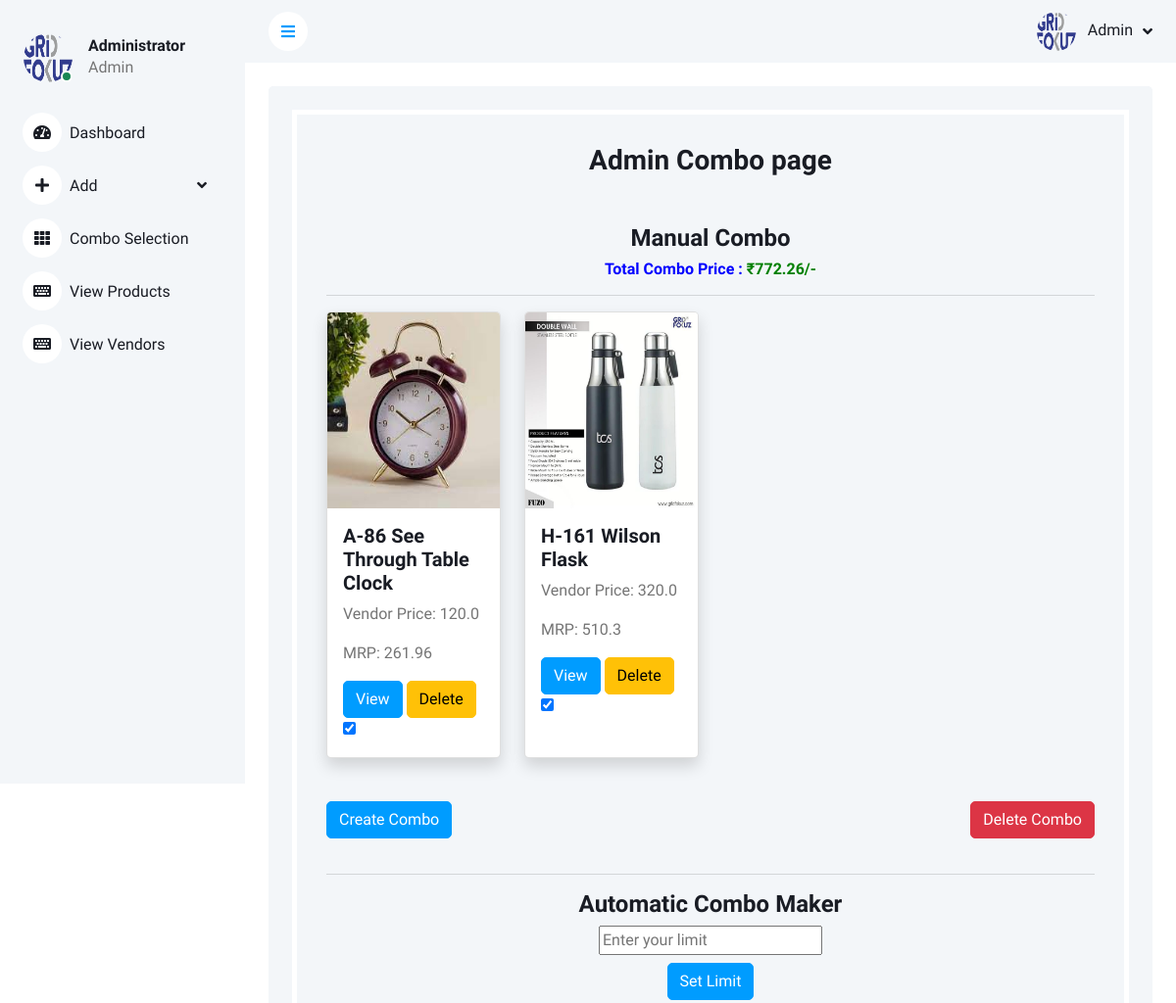
/Combo (signed in, upper part), run on an earlier commit of the app's database.
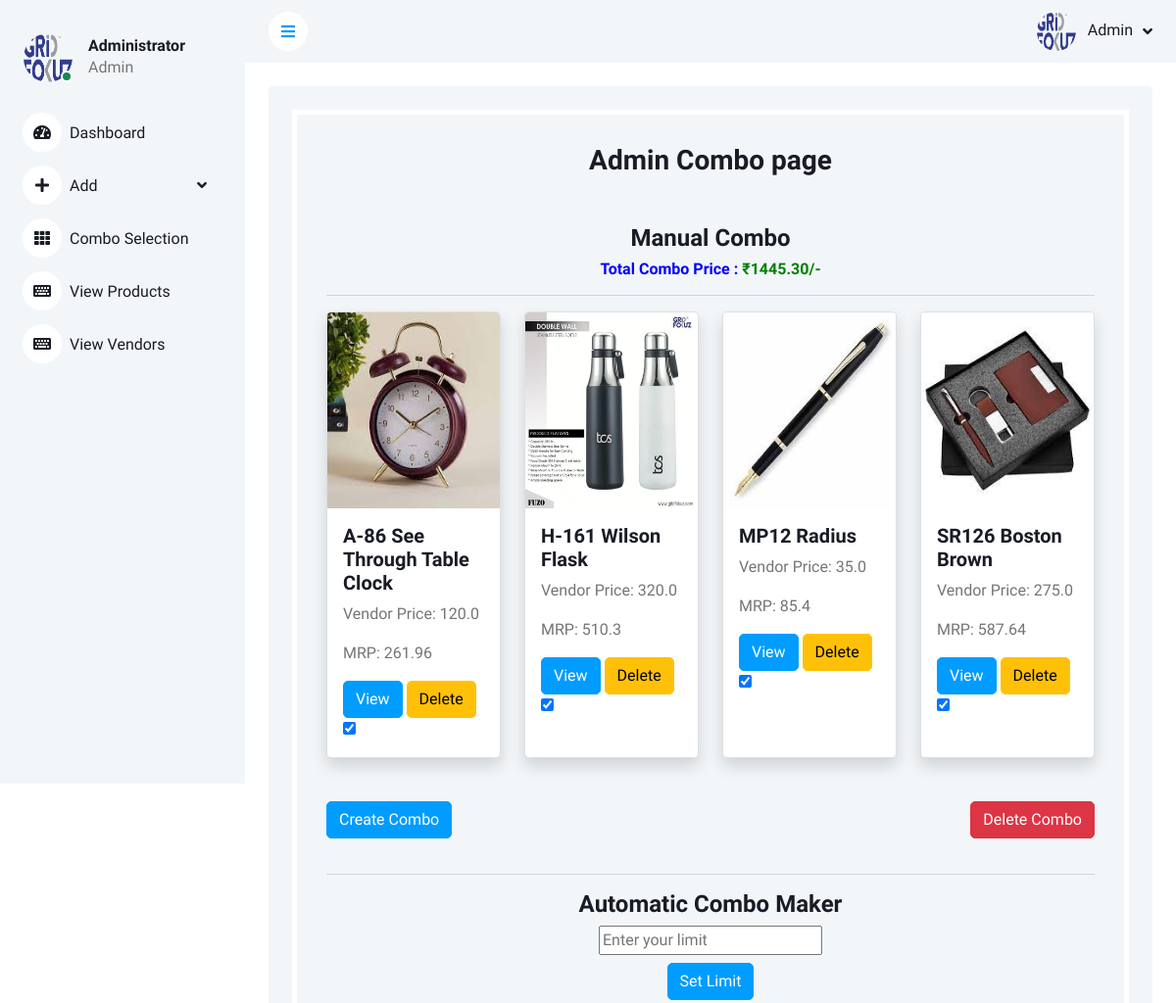
And on a later commit of the database.
### gridfokuzapp/models.py (models this page shows, shortened)
class ManualComboTemp(models.Model):
    product = models.ForeignKey(AddProducts, on_delete=models.CASCADE, null=True)
    usr = models.ForeignKey(User, on_delete=models.CASCADE,null=True,blank=True)

class AddProducts(models.Model):
    SKU = models.CharField(max_length=10, null=True)
    Vendor = models.ForeignKey(AddVendors ,on_delete=models.SET_NULL, null=True)
    Category = models.CharField(max_length=50, null=True)
    Sub_category = models.CharField(max_length=50, null=True)
    Product_Name = models.CharField(max_length=50, null=True)
    MRP = models.IntegerField(null=True)
    Vendor_Price = models.FloatField(null=True)
    Total_GF_price = models.FloatField(null=True)
    final_price = models.FloatField(null=True)
    product_image = models.ImageField(upload_to="product_images", null=True)
    discription = models.CharField(max_length=250, null=True)
    temp_discription = models.CharField(max_length=250, null=True)
    branding_category = models.CharField(max_length=50, null=True)
    profit_percentage = models.FloatField(default=0,null=True)
    branding_cost = models.FloatField(default=0, null=True)
    transportation_cost = models.FloatField(default=0, null=True)
    tax = models.FloatField(null=True)
    profit_type = models.CharField(max_length=30, null=True)

### gridfokuzapp/views.py (the view)
# urls.py: path("Combo", views.Combo, name="Combo"),
def Combo(request):
    is_admin = False
    user_groups = request.user.groups.values_list('name', flat=True)
    admin = list(user_groups)
    if admin[0] == "Admin":
        is_admin = True
    name = request.user
    product = AddProducts.objects.all()
    vendors = AddVendors.objects.all()
    price = [p.Total_GF_price for p in product]
    limit = max(price)
    combo_product = ManualComboTemp.objects.filter(usr=request.user)
    product_price = []
    for i in combo_product:
        combo_prod = AddProducts.objects.get(id=i.product.id)
        product_price.append(combo_prod.Total_GF_price)
    combo_price = sum(product_price)
    return render(request, "GridAdmin/ComboSection.html",{"name":name,
                                                "product":product,
                                                "vendors":vendors,
                                                "limit":limit,
                                                "combo_product":combo_product,
                                                "combo_price":combo_price,
                                                "is_admin":is_admin})

### templates/GridAdmin/ComboSection.html (shortened to what this page needs)
<!DOCTYPE html>
{% load static %}
<html lang="en">
<head>
    <link href="https://cdnjs.cloudflare.com/ajax/libs/font-awesome/5.10.0/css/all.min.css" rel="stylesheet">
    <link href="https://cdn.jsdelivr.net/npm/bootstrap-icons@1.4.1/font/bootstrap-icons.css" rel="stylesheet">
    <link href="{% static 'lib/owlcarousel/assets/owl.carousel.min.css' %}" rel="stylesheet">
    <link href="{% static 'lib/tempusdominus/css/tempusdominus-bootstrap-4.min.css' %}" rel="stylesheet" />
    <link href="{% static 'css/bootstrap.min.css' %}" rel="stylesheet">
    <link href="{% static 'css/style.css' %}" rel="stylesheet">
</head>
<body>
    <div class="container-xxl position-relative bg-white d-flex p-0">
        <div class="sidebar pe-4 pb-3">
            <nav class="navbar bg-light navbar-light">
                <div class="d-flex align-items-center ms-4 mb-4">
                    <div class="position-relative">
                        <img class="rounded-circle" src="{% static 'img/logo3.png' %}" alt="" style="width: 50px; height: 50px;">
                        <div class="bg-success rounded-circle border border-2 border-white position-absolute end-0 bottom-0 p-1"></div>
                    </div>
                    <div class="ms-3">
                        <h6 class="mb-0">Administrator</h6>
                        <span>Admin</span>
                    </div>
                </div>
                <div class="navbar-nav w-100">
                    <a href="GridHome" class="nav-item nav-link"><i class="fa fa-tachometer-alt me-2"></i>Dashboard</a>
                    <div class="nav-item dropdown">
                        <a href="#" class="nav-link dropdown-toggle" data-bs-toggle="dropdown"><i class="fa fa-plus me-2"></i>Add</a>
                    </div>
                    <a href="/Combo" class="nav-item nav-link"><i class="fa fa-th me-2"></i>Combo Selection</a>
                    <a href="/AdminViewAllProducts" class="nav-item nav-link"><i class="fa fa-keyboard me-2"></i>View Products</a>
                    <a href="/AdminViewAllVendors" class="nav-item nav-link"><i class="fa fa-keyboard me-2"></i>View Vendors</a>
                </div>
            </nav>
        </div>
        <div class="content">
            <nav class="navbar navbar-expand bg-light navbar-light sticky-top px-4 py-0">
                <a href="#" class="sidebar-toggler flex-shrink-0">
                    <i class="fa fa-bars"></i>
                </a>
                <div class="navbar-nav align-items-center ms-auto">
                    <div class="nav-item dropdown">
                        <a href="#" class="nav-link dropdown-toggle" data-bs-toggle="dropdown">
                            <img class="rounded-circle me-lg-2" src="{% static 'img/logo3.png' %}" alt="" style="width: 40px; height: 40px;">
                            <span class="d-none d-lg-inline-flex">Admin</span>
                        </a>
                    </div>
                </div>
            </nav>
            <div class="container-fluid pt-4 px-4">
                <div class="row vh-300 bg-light rounded align-items-center justify-content-center mx-0">
                    <div class="bg-light rounded h-100 p-4">
                        <div style="border:5px solid rgb(255, 255, 255); padding:30px;">
                        <h3 class="mb-4" style="text-align: center;">Admin Combo page</h3>
                        <br>
                        <h4 style="text-align:center;">Manual Combo</h4>
                        <h6 id="combo-price" style="text-align:center; color:blue;">Total Combo Price : <span style="color:green;">₹{{combo_price|floatformat:2}}/-</span></h6>
                        <hr>
                        <form action="/SortedManualCombofinal" method="post">
                            <div class="col-12">
                                <div class="row">
                                    {% for i in combo_product %}
                                    <div class="col-lg-3 col-md-4 col-sm-6 mb-4">
                                        <div class="card shadow h-100">
                                            <div class="aspect-ratio">
                                                <img src="{{i.product.product_image.url}}" class="card-img-top img-height-fix" alt="...">
                                            </div>
                                            <div class="card-body">
                                                <h5 class="card-title">{{i.product.Product_Name}}</h5>
                                                <p>Vendor Price: {{i.product.Vendor_Price}}</p>
                                                <p>MRP: {{i.product.Total_GF_price}}</p>
                                                <a href="{% url 'product_detail' i.product.id %}" class="btn btn-primary">View</a>
                                                <a href="{% url 'Product_Manual_Combo_Del' i.product.id %}" class="btn btn-warning">Delete</a>
                                                <input type="checkbox" name="manualcombolist" value="{{i.product.id}}" checked>
                                            </div>
                                        </div>
                                    </div>
                                    {% endfor %}
                                    <br>
                                    <div style="padding-top: 20px; padding-bottom: 20px;">
                                        <div class="d-flex justify-content-between">
                                            <input class="combobtn btn btn-primary" type="submit" value="Create Combo">
                                            <a href="DeleteCombo" class="btn btn-danger" style="display:inline-block;">Delete Combo</a>
                                        </div>
                                    </div>
                                    <br>
                                </div>
                            </div>
                        </form>
                        <hr>
                        <h4 style="text-align:center;">Automatic Combo Maker</h4>
                        <div class="d-flex flex-column align-items-center comboform">
                            <form action="combo_products" method="post">
                              <div class="d-flex flex-column align-items-center">
                                <input type="number" name="limit" placeholder="Enter your limit" step="0.0001" required>
                              </div>
                              <div class="d-flex justify-content-center mt-2">
                                <button type="submit" class="combobtn btn btn-primary">Set Limit</button>
                              </div>
                            </form>
                        </div>
                        </div>
                    </div>
                </div>
            </div>
        </div>
    </div>
</body>
</html>

### static/css/style.css (style rules this page uses)
:root { --primary: #009CFF; --light: #F3F6F9; --dark: #191C24; }
.btn { transition: .5s; }
.btn.btn-primary { color: #FFFFFF; }
.sidebar { position: fixed; top: 0; left: 0; bottom: 0; width: 250px; height: 100vh; overflow-y: auto; background: var(--light); transition: 0.5s; z-index: 999; }
.content { margin-left: 250px; min-height: 100vh; background: #FFFFFF; transition: 0.5s; }
@media (min-width: 992px) { .sidebar { margin-left: 0; } }
@media (min-width: 992px) { .content { width: calc(100% - 250px); } }
.sidebar .navbar .navbar-nav .nav-link { padding: 7px 20px; color: var(--dark); font-weight: 500; border-left: 3px solid var(--light); border-radius: 0 30px 30px 0; outline: none; }
.sidebar .navbar .navbar-nav .nav-link i { width: 40px; height: 40px; display: inline-flex; align-items: center; justify-content: center; background: #FFFFFF; border-radius: 40px; }
.sidebar .navbar .dropdown-toggle::after { position: absolute; top: 15px; right: 15px; border: none; content: "\f107"; font-family: "Font Awesome 5 Free"; font-weight: 900; transition: .5s; }
.content .navbar .navbar-nav .nav-link { margin-left: 25px; padding: 12px 0; color: var(--dark); outline: none; }
.content .navbar .sidebar-toggler, .content .navbar .navbar-nav .nav-link i { width: 40px; height: 40px; display: inline-flex; align-items: center; justify-content: center; background: #FFFFFF; border-radius: 40px; }
.content .navbar .dropdown-toggle::after { margin-left: 6px; vertical-align: middle; border: none; content: "\f107"; font-family: "Font Awesome 5 Free"; font-weight: 900; transition: .5s; }

### templates/GridAdmin/ComboSection.html (style rules this page uses)
.row { display: flex; margin-bottom: 10px; }
.card { float:left; }
.img-height-fix { height:200px; }

What changed in the data, as far as the page shows it:
added ManualComboTemp: product.product_image (picture), product.Product_Name "MP12 Radius", product.Vendor_Price "35.0", product.Total_GF_price "85.4"
added ManualComboTemp: product.product_image (picture), product.Product_Name "SR126 Boston Brown", product.Vendor_Price "275.0", product.Total_GF_price "587.64"
Also different on the page:
{{ combo_price|floatformat:2 }}: "772.26" → "1445.30"
